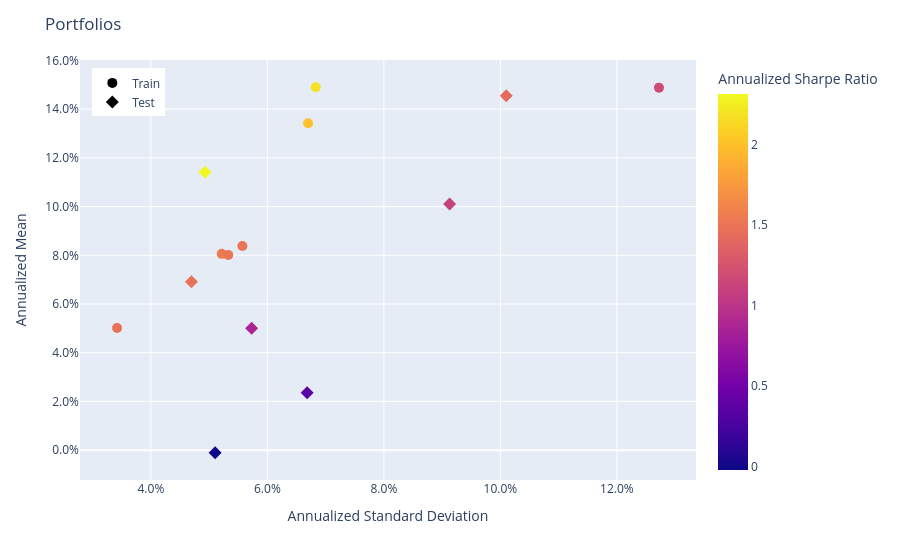

Here is the notebook cell this chart was saved with:
### Markdown cell above
#### Train vs Test

### Code cell
train_population = Population([result['train'] for result in fold_real])
test_population = Population([result['test'] for result in fold_real])
train_population.set_portfolio_params(tag="Train")
test_population.set_portfolio_params(tag="Test")
population = train_population + test_population
population.plot_measures(
    x=RiskMeasure.ANNUALIZED_STANDARD_DEVIATION,
    y=PerfMeasure.ANNUALIZED_MEAN,
    color_scale=RatioMeasure.ANNUALIZED_SHARPE_RATIO,
    hover_measures=[RiskMeasure.MAX_DRAWDOWN, RatioMeasure.ANNUALIZED_SORTINO_RATIO],
)

### Figure 1 — Plotly figure (JSON) as saved in the notebook; plotly's stock layout.template omitted (floating-point values rounded to 4 significant figures)
{"data": [{"customdata": [["Train", 0.01464, 2.1, 1.467], ["Train", 0.03277, 3.213, 2.182], ["Train", 0.1094, 1.718, 1.17], ["Train", 0.04496, 2.903, 2.004], ["Train", 0.03061, 2.142, 1.505], ["Train", 0.04024, 2.126, 1.545], ["Train", 0.06206, 2.082, 1.505]], "hovertemplate": "<b>%{hovertext}</b><br><br>tag=%{customdata[0]}<br>Annualized Standard Deviation=%{x:.3f}<br>Annualized Mean=%{y:.3f}<br>MAX Drawdown=%{customdata[1]:.3f}<br>Annualized Sortino Ratio=%{customdata[2]:.3f}<br>Annualized Sharpe Ratio=%{marker.color:.3f}<extra></extra>", "hovertext": ["Fold0", "Fold1", "Fold2", "Fold3", "Fold4", "Fold5", "Fold6"], "legendgroup": "Train", "marker": {"color": [1.467, 2.182, 1.17, 2.004, 1.505, 1.545, 1.505], "coloraxis": "coloraxis", "size": 10, "symbol": "circle"}, "mode": "markers", "name": "Train", "orientation": "v", "showlegend": true, "type": "scatter", "x": [0.03419, 0.06829, 0.1272, 0.06699, 0.05571, 0.05217, 0.05327], "xaxis": "x", "y": [0.05015, 0.149, 0.1488, 0.1342, 0.08384, 0.0806, 0.08016], "yaxis": "y"}, {"customdata": [["Test", 0.01912, 3.444, 2.315], ["Test", 0.08937, 1.543, 1.107], ["Test", 0.1154, 2.1, 1.44], ["Test", 0.0443, -0.02797, -0.0209], ["Test", 0.04822, 2.086, 1.472], ["Test", 0.053, 0.4486, 0.3531], ["Test", 0.04024, 1.218, 0.8738]], "hovertemplate": "<b>%{hovertext}</b><br><br>tag=%{customdata[0]}<br>Annualized Standard Deviation=%{x:.3f}<br>Annualized Mean=%{y:.3f}<br>MAX Drawdown=%{customdata[1]:.3f}<br>Annualized Sortino Ratio=%{customdata[2]:.3f}<br>Annualized Sharpe Ratio=%{marker.color:.3f}<extra></extra>", "hovertext": ["Fold0", "Fold1", "Fold2", "Fold3", "Fold4", "Fold5", "Fold6"], "legendgroup": "Test", "marker": {"color": [2.315, 1.107, 1.44, -0.0209, 1.472, 0.3531, 0.8738], "coloraxis": "coloraxis", "size": 10, "symbol": "diamond"}, "mode": "markers", "name": "Test", "orientation": "v", "showlegend": true, "type": "scatter", "x": [0.04929, 0.09128, 0.101, 0.05102, 0.04696, 0.06682, 0.05729], "xaxis": "x", "y": [0.1141, 0.101, 0.1455, -0.001066, 0.06911, 0.02359, 0.05006], "yaxis": "y"}], "layout": {"coloraxis": {"colorbar": {"title": {"text": "Annualized Sharpe Ratio"}}, "colorscale": [[0, "#0d0887"], [0.1111, "#46039f"], [0.2222, "#7201a8"], [0.3333, "#9c179e"], [0.4444, "#bd3786"], [0.5556, "#d8576b"], [0.6667, "#ed7953"], [0.7778, "#fb9f3a"], [0.8889, "#fdca26"], [1, "#f0f921"]]}, "legend": {"title": {}, "tracegroupgap": 0, "x": 0.02, "xanchor": "left", "y": 0.98, "yanchor": "top"}, "margin": {"t": 60}, "title": {"text": "Portfolios"}, "xaxis": {"anchor": "y", "domain": [0, 1], "tickformat": ",.1%", "title": {"text": "Annualized Standard Deviation"}}, "yaxis": {"anchor": "x", "domain": [0, 1], "tickformat": ",.1%", "title": {"text": "Annualized Mean"}}}}
